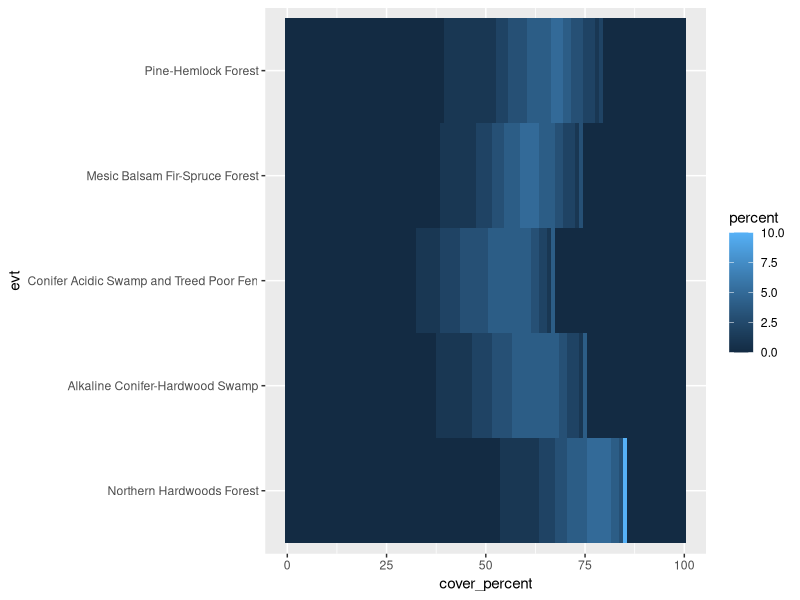
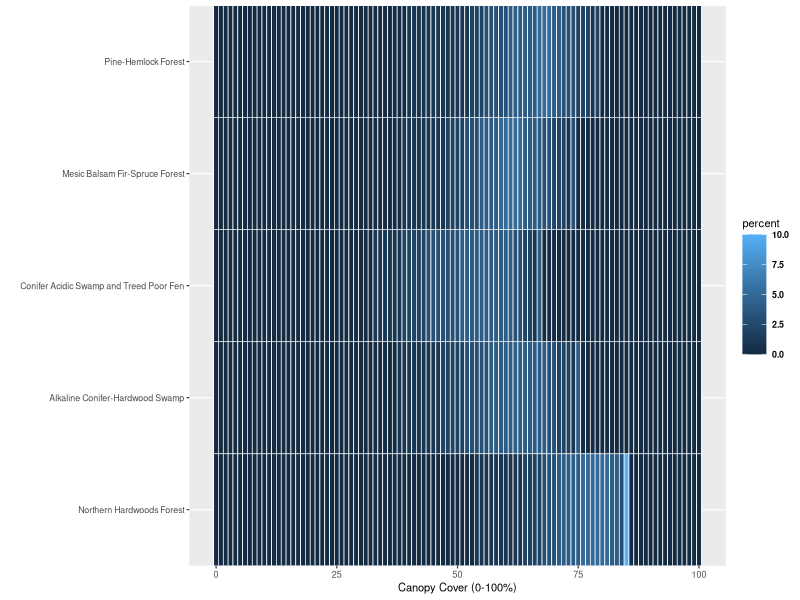
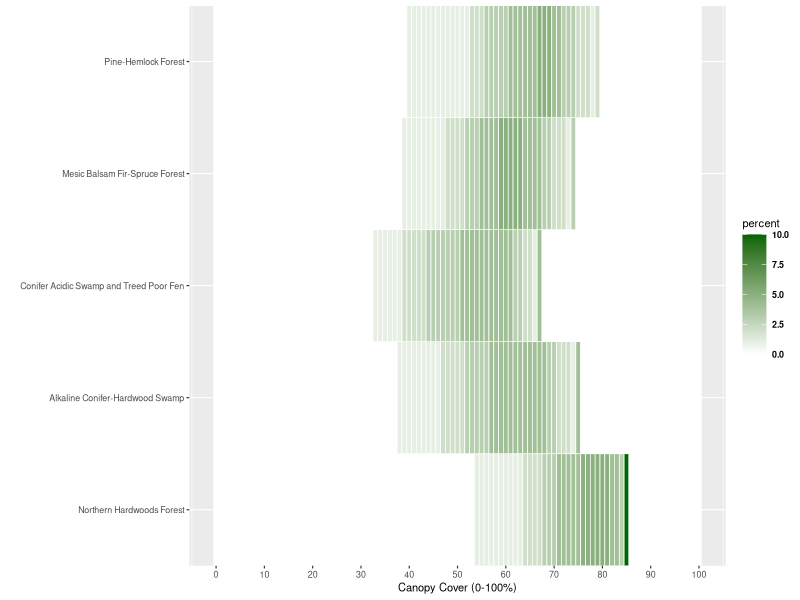
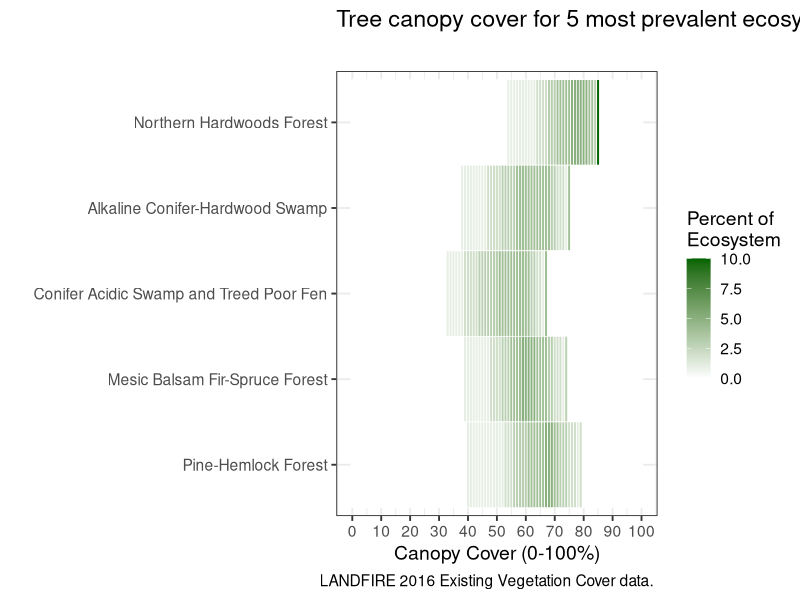
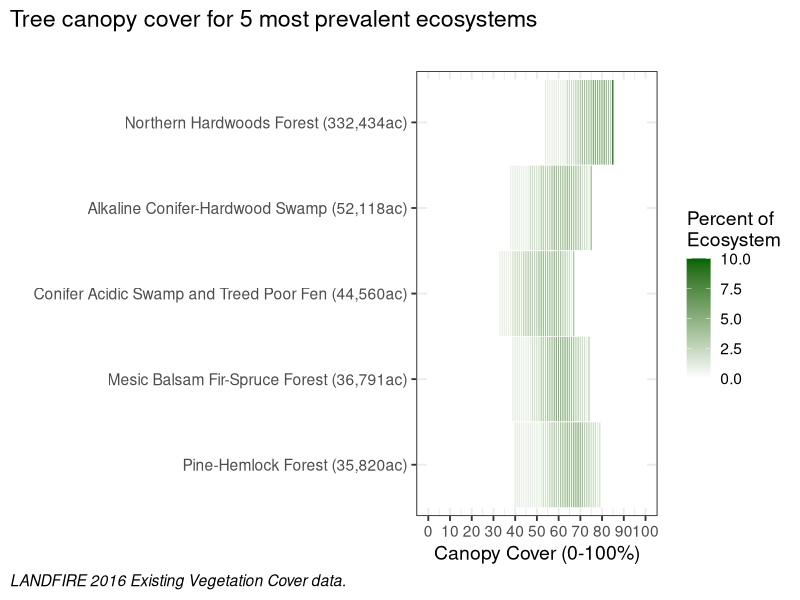

The R script that drew these images, in order:
## ---- chunk 1
knitr::opts_chunk$set(echo = TRUE)
## ---- chunk 2
library(readr)
library(ggplot2)

evc_evt5 <- read_csv("evc_evt5.csv", col_types = cols(percent = col_number()))


# order EVTs
evc_evt5$evt  <- factor(evc_evt5$evt, levels = c("Northern Hardwoods Forest","Alkaline Conifer-Hardwood Swamp", "Conifer Acidic Swamp and Treed Poor Fen", "Mesic Balsam Fir-Spruce Forest", "Pine-Hemlock Forest"))

evc_evt5[order(evc_evt5$evt), ]

#plot
evc_th1 <-  ggplot(evc_evt5 ,aes(x=cover_percent ,y=evt ,fill=percent))+
      geom_tile()

evc_th1 
## ---- chunk 3
evc_th2  <- ggplot(evc_evt5 ,aes(x=cover_percent ,y=evt ,fill=percent))+
  #add border white colour of line thickness 0.25
  geom_tile(colour="white",size=0.25)+
  #remove x and y axis labels
  labs(x="Canopy Cover (0-100%)",y="")+
  #remove extra space
  scale_y_discrete(expand=c(0,0))+
  #define new breaks on x-axis
  #scale_x_discrete(breaks=c("10", "20", "30", "40", "50", "60", "70", "80", "90")) +
  #set a base size for all fonts
  theme_grey(base_size=8)+
  #theme options
  theme(
    #bold font for legend text
    legend.text=element_text(face="bold"),
    #set thickness of axis ticks
    axis.ticks=element_line(size=0.4),
    #remove plot background
    plot.background=element_blank(),
    #remove plot border
    panel.border=element_blank())

evc_th2 

## ---- chunk 4
evc_th3 <-
evc_th2 + 
  scale_fill_gradient(low="white", high="darkgreen") +
  scale_x_continuous(breaks = seq(from = 0, to = 100, by = 10)) 
  

evc_th3
## ---- chunk 5
evc_th4 <-
  evc_th3 +
  theme_bw(base_size = 14) +
  #theme(legend.position = "none") +
  scale_y_discrete(limits = rev(unique(sort(evc_evt5$evt )))) +
  labs(title = "Tree canopy cover for 5 most prevalent ecosystems",
              subtitle = "",
              caption = "LANDFIRE 2016 Existing Vegetation Cover data. ") +
  labs(fill = "Percent of \nEcosystem")

evc_th4 
  
  
## ---- chunk 6


evt_labels <- c("Pine-Hemlock Forest (35,820ac)",
                "Mesic Balsam Fir-Spruce Forest (36,791ac)",
                "Conifer Acidic Swamp and Treed Poor Fen (44,560ac)",
                "Alkaline Conifer-Hardwood Swamp (52,118ac)", 
                 "Northern Hardwoods Forest (332,434ac)")
                  
  
  
evc_th5 <- evc_th4 +
  scale_y_discrete(limits = rev(unique(sort(evc_evt5$evt ))), labels= evt_labels,) +
theme(plot.caption = element_text(hjust = 0, face= "italic"), #Default is hjust=1
        plot.title.position = "plot", #NEW parameter. Apply for subtitle too.
        plot.caption.position =  "plot")
# didn't need to have "rev" in that last line...could've had labels in correct order to begin with
evc_th5


